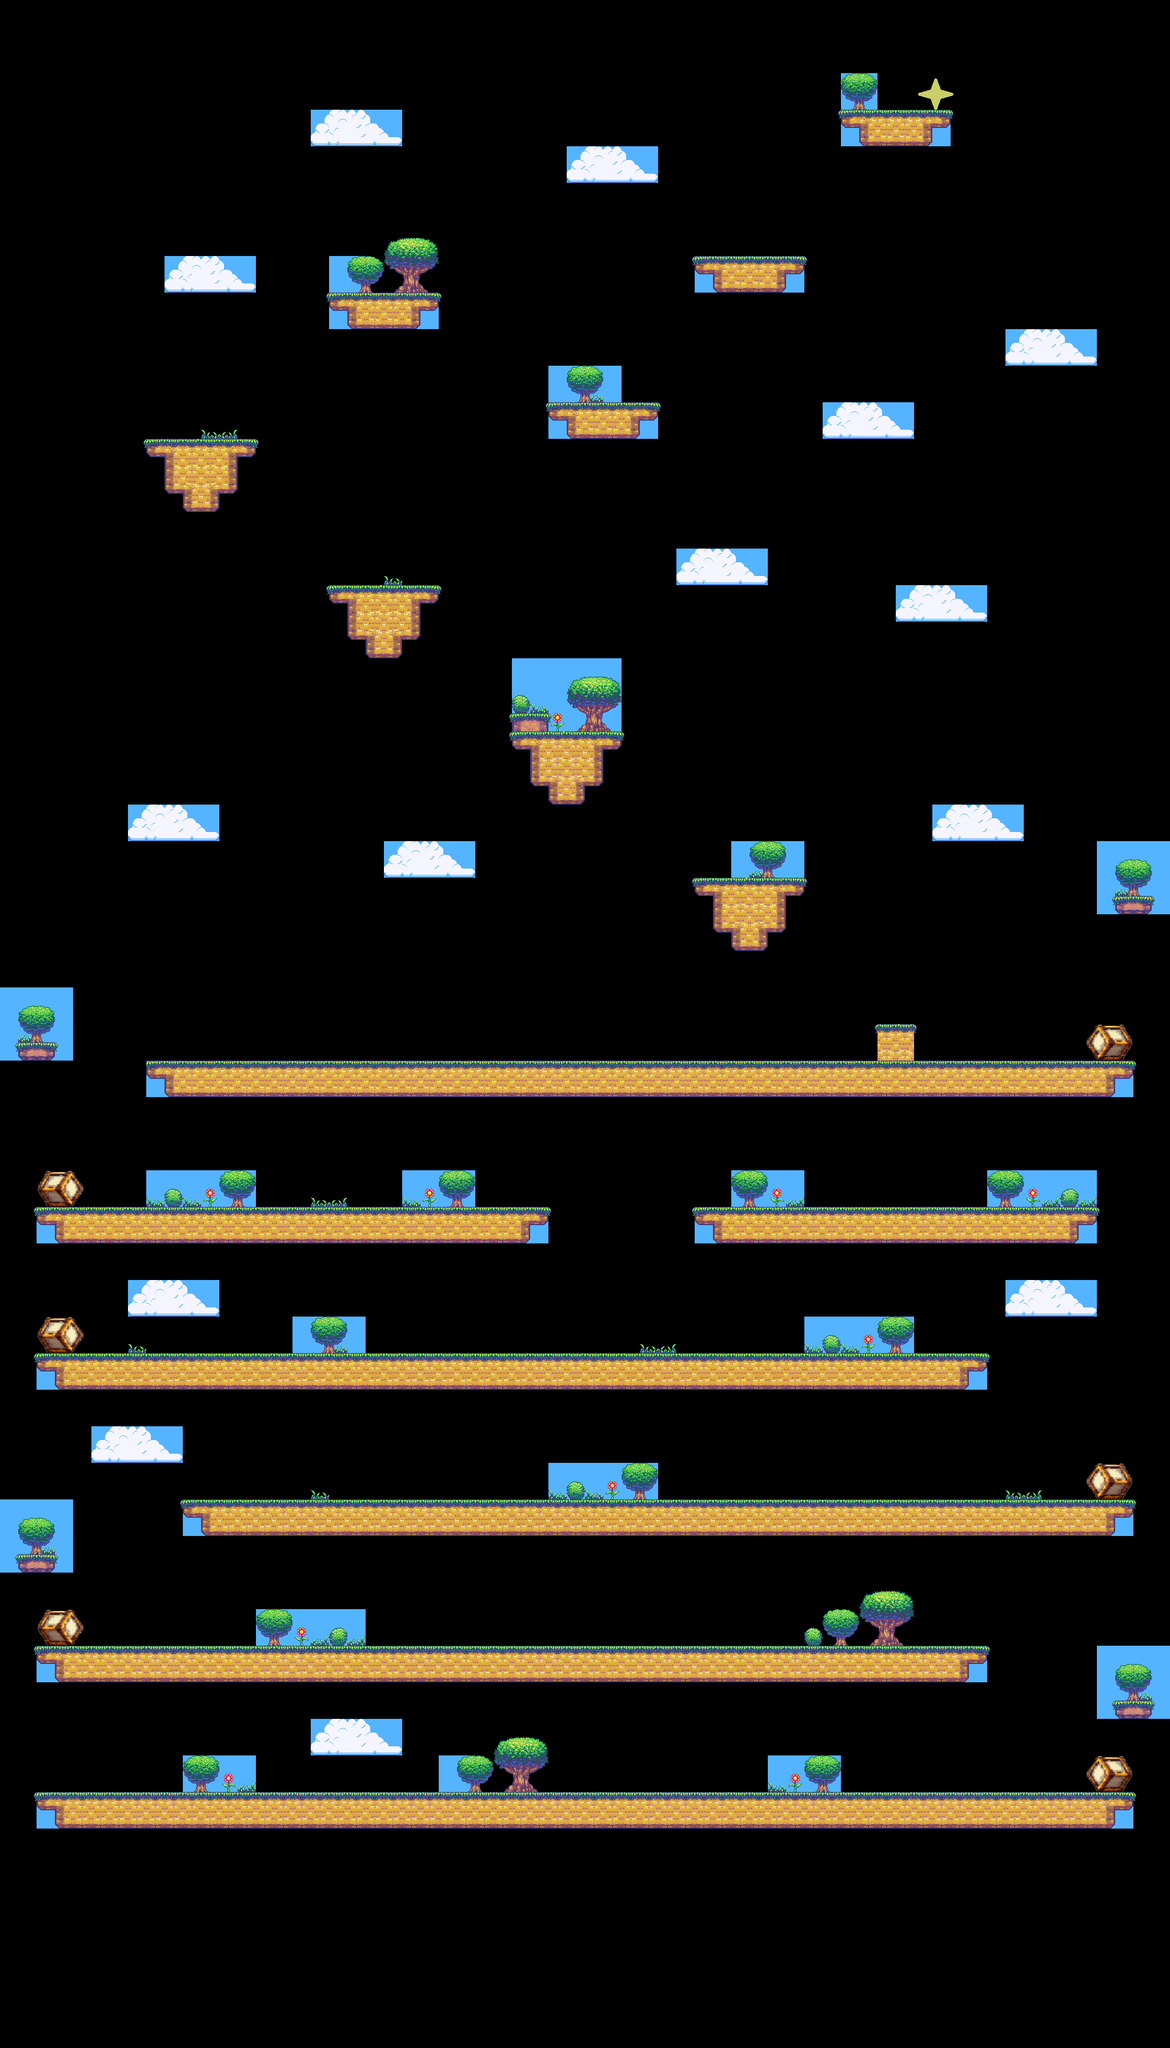

A level layout from a 2D game, rendered from its tile map. Below: a short description, then the map file with tile-grid data replaced by summaries:
An orthogonal 32x56 tile map with 64x64 px tiles, 2 tile layers (main, decorazioni), 2 tilesets and 28 objects (15x Monster, 7x Launcher, 4x Border, Player, Vittoria).

<map version="1.10" tiledversion="1.11.0" orientation="orthogonal" renderorder="right-down" width="32" height="56" tilewidth="64" tileheight="64" infinite="0" nextlayerid="4" nextobjectid="49">
 <tileset firstgid="1" source="../tilesets/tileset2.tsx" />
 <tileset firstgid="181" source="../tilesets/tileset.tsx" />
 <layer id="1" name="main" width="32" height="56">
  <data>[1792 cells, 199 non-empty, 9 distinct tile ids]</data>
 </layer>
 <layer id="2" name="decorazioni" width="32" height="56">
  <data>[1792 cells, 166 non-empty, 33 distinct tile ids]</data>
 </layer>
 <objectgroup id="3" name="Entities">
  <object id="2" name="Player" x="256" y="3072">
   <point />
  </object>
  <object id="4" name="Monster" x="896" y="1216" width="192.545" height="64.3636" />
  <object id="6" name="Monster" x="256" y="704" width="192.5" height="64.125" />
  <object id="7" name="Monster" x="640" y="2304" width="192" height="64" />
  <object id="9" name="Monster" x="576" y="960" width="192" height="64" />
  <object id="48" name="Monster" x="1216" y="384" width="192" height="64" />
  <object id="47" name="Monster" x="576" y="448" width="192" height="64" />
  <object id="46" name="Monster" x="960" y="640" width="192" height="64" />
  <object id="10" name="Monster" x="576" y="2560" width="320" height="64" />
  <object id="13" name="Monster" x="320" y="2816" width="1024" height="64" />
  <object id="14" name="Monster" x="1216" y="1472" width="192" height="64" />
  <object id="15" name="Monster" x="1280" y="1792" width="128" height="64" />
  <object id="18" name="Monster" x="512" y="1792" width="384" height="64" />
  <object id="19" name="Monster" x="1472" y="3072" width="128" height="64" />
  <object id="20" name="Monster" x="1472" y="2048" width="192" height="64" />
  <object id="21" name="Monster" x="512" y="2048" width="192" height="64" />
  <object id="23" name="Vittoria" x="1600" y="128" width="64" height="64" />
  <object id="25" name="Border" x="64" y="0" width="1919.75" height="63.875" />
  <object id="26" name="Border" x="128" y="3520" width="1792" height="63.875" />
  <object id="27" name="Border" x="64" y="63.625" width="64" height="3520.38" />
  <object id="28" name="Border" x="1920" y="63.8485" width="64" height="3520.35" />
  <object id="29" name="Launcher" gid="2147483649" x="1920" y="3136" width="64" height="64" />
  <object id="42" name="Launcher" gid="2147483649" x="1920" y="1856" width="64" height="64" />
  <object id="43" name="Launcher" gid="1" x="64" y="2368" width="64" height="64" />
  <object id="44" name="Launcher" gid="1" x="64" y="2112" width="64" height="64" />
  <object id="45" name="Launcher" gid="1" x="64" y="2880" width="64" height="64" />
  <object id="41" name="Launcher" gid="2147483649" x="1920" y="2624" width="64" height="64" />
  <object id="40" name="Launcher" gid="1" x="64" y="2880" width="64" height="64" />
 </objectgroup>
</map>